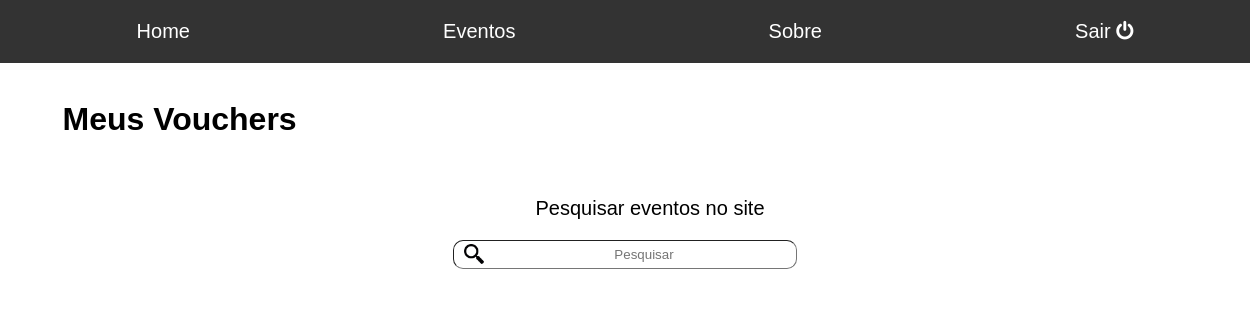
Before: /meus.vouchers (signed in) with the older database file.
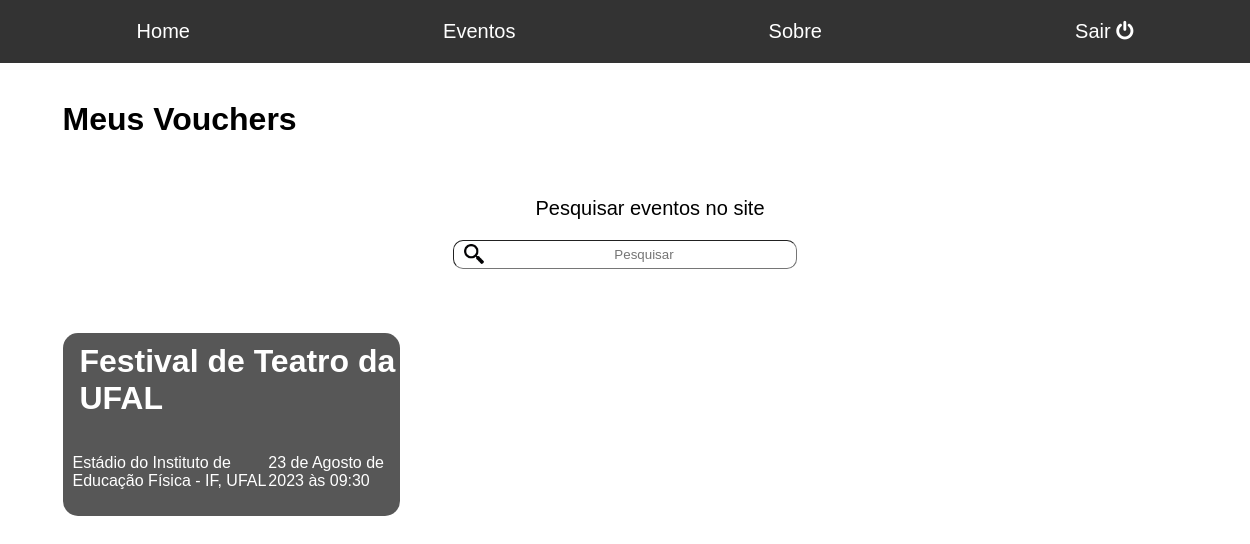
After: the same page with the newer database file.
### usuario/models.py (models this page shows, shortened)
class Voucher(models.Model):
    usuario = models.ForeignKey(User, on_delete=models.CASCADE)
    evento = models.ForeignKey(Event, on_delete=models.CASCADE)
    codigo = models.CharField(max_length=13, unique=True)
    criado_em = models.DateTimeField(auto_now_add=True)

class Event(models.Model):
    titulo = models.CharField(max_length=50)
    local = models.CharField(max_length=150)
    data_e_hora = models.DateTimeField()
    descricao = models.TextField()
    contato = models.CharField(max_length=150)
    max_ingressos = models.PositiveSmallIntegerField()
    preco = models.DecimalField(decimal_places=2, max_digits=10)
    criado_em = models.DateTimeField(auto_now_add=True)
    usuario = models.ForeignKey(User, on_delete=models.CASCADE)

### usuario/views.py (the view)
# urls.py: path('meus.vouchers', views.meusVouchers, name = 'meusvouchers'),
def meusVouchers(request):
    search = request.GET.get('search')
    if search:
        vouchers_lista = Voucher.objects.filter(usuario=request.user).filter(evento__titulo__icontains=search)
    else:
        vouchers_lista = Voucher.objects.filter(usuario=request.user).order_by('-criado_em')
    return (render(request, 'meus.vouchers.html', {'vouchers': vouchers_lista}))

### usuario/templates/meus.vouchers.html (shortened to what this page needs)
{% extends 'base-usuario.html' %}
{% load static %}
{% block head %}
	<link rel="stylesheet" type="text/css" href="{% static 'css/home.css' %}">
	<link rel="stylesheet" type="text/css" href="{% static 'css/todos.eventos.css' %}">
{% endblock %}
{% block content %}
	<h1>Meus Vouchers</h1>
	<div class="container" id="x">
		<div id="y"><p id="search">Pesquisar eventos no site</p></div>
		<form method="GET">
			<input type="text" id="a" placeholder="Pesquisar" name="search" value="{{request.GET.search}}">
		</form>
	</div>
	<div id="ultimos" class="container">
		{% for vouchers in vouchers %}
		<div class="evento">
			<h1>
				<a style="text-decoration: none; color: #fff" href= "voucher/{{vouchers.id}}">{{vouchers.evento.titulo}}</a>
			</h1>
			<div class="container" id="info">
				<p>{{vouchers.evento.local}}</p>
				<p>{{vouchers.evento.data_e_hora}}</p>
			</div>
		</div>
		{% endfor %}
	</div>
{% endblock %}

### usuario/templates/base-usuario.html (shortened to what this page needs)
{% load static %}
<!DOCTYPE html>
<html>
<html lang="pt-br"></html>
<head>
	<link rel="stylesheet" type="text/css" href="{% static 'font-awesome-4.7.0/css/font-awesome.min.css' %}">
	{% block head %} {% endblock %}
</head>
<body>
    <header>
		<nav>
				<ul>
					<li><a href="/home">Home</a></li>
					<li><a href="/todos.eventos">Eventos</a></li>
					<li><a href="/sobre">Sobre</a></li>
					<li><a href="/accounts/logout">Sair <i class="fa fa-power-off" aria-hidden="true"></i> </a></li>
				</ul>
		</nav>
	</header>
    {% block content %}
    {% endblock %}
</body>
</html>

### beeway/static/css/home.css (style rules this page uses)
* { font-family: Arial, Helvetica, sans-serif; }
header { background-color: #333; color: #fff; padding: 20px; width: 100%; }
nav ul { list-style: none; margin: 0; padding: 0; display: flex; font-size: 20px; justify-content: space-around; }
nav li { margin-right: 20px; }
nav a { color: #fff; text-decoration: none; }
h1 { margin-top: 3%; margin-left: 5%; }
.container#ultimos { display: grid; grid-template-columns: repeat(3, 1fr); grid-template-rows: repeat(2, 1fr); gap: 5%; row-gap: 10%; margin: 10% 5% 5% 5%; height: auto; }
.evento { background-color: #575757; border-radius: 15px; width: auto; height: auto; color: white; display: block; }
.container#info { display: flex; justify-content: space-between; margin: 10px; }
html { height:100%; box-sizing: border-box; }
body { background-color: white; margin: 0; min-height: 100vh; padding-bottom: 6.74rem; position: relative; box-sizing: inherit; }

### beeway/static/css/todos.eventos.css (style rules this page uses)
* { font-family: Arial, Helvetica, sans-serif; }
.container#x { display: flex; align-items: center; align-content: center; background-color: white; width: 500px; height: 20px; margin: 0px auto; margin-bottom: 100px; flex-direction: column; justify-content: center; margin-top: 50px; }
input#a { border-radius: 10px; border-width: 1px; width: 300px; height: 25px; background-image: url(../img/busca.png); background-position: 10px center; background-repeat: no-repeat; background-size: 20px; padding-left: 40px; }
input#a::placeholder { text-align: center; }
div#y { margin-top: 50px; margin-left: 50px; font-size: 20px; }

Changed rows visible on the page:
added Voucher: evento.titulo "Festival de Teatro da UFAL", evento.local "Estádio do Instituto de Educação Física - IF, UFAL", evento.data_e_hora "23 de Agosto de 2023 às 09:30"
